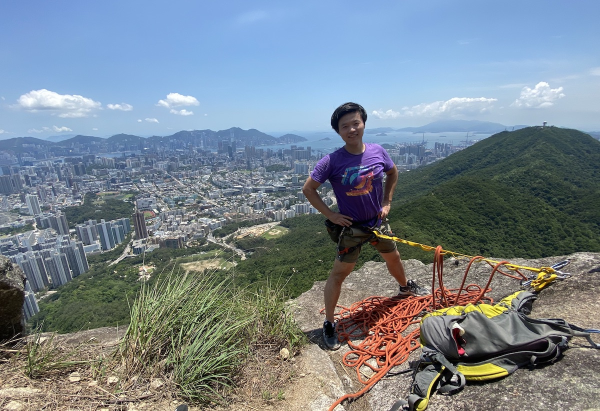
%> input picture matlabexample/data/test.jpg, 1200 x 822 px (shown at 1/2 size)
$ octave image_processing.m   (GNU Octave 9; MATLAB toolbox functions it lacks are replaced by stand-ins)
%> lines starting %> are read from the running program, lines starting %| are printed output that depends on the picture; in (x1, y1, x2, y2) boxes, pixels count from 0 and x2, y2 are one past the last pixel; in counts of white or black regions, pixels touching at a corner belong together; the program's own positions count from 1
%% start

img = imread('data/test.jpg');
%> img is the input picture: size 822x1200x3 uint8; mean R, G, B 119.9, 131.4, 140.5
imshow(img);
size(img);

img_in = imresize(img, 0.6);
img_gray = rgb2gray(img_in);


%% color space conversion
ycbcrmap = rgb2ycbcr(img_in);
%> ycbcrmap: size 494x720x3 uint8; mean of channels 1, 2, 3 126.8, 133.7, 122.3
figure, imshow(ycbcrmap);
imshow(squeeze(ycbcrmap(:,:,2)));

%% image enhancement
img_test = img_gray*0.5;
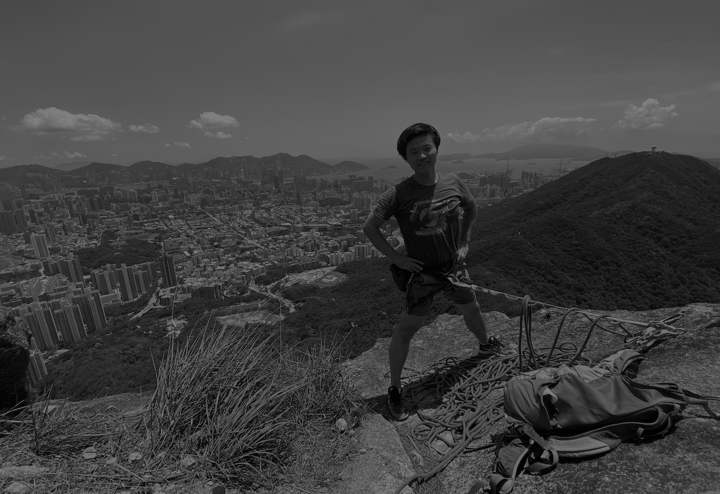
%> img_test: size 494x720 uint8; min 0, max 128, mean 64.8
figure, imhist(img_test);
img_histeq = histeq(img_gray); % match uniform distribution
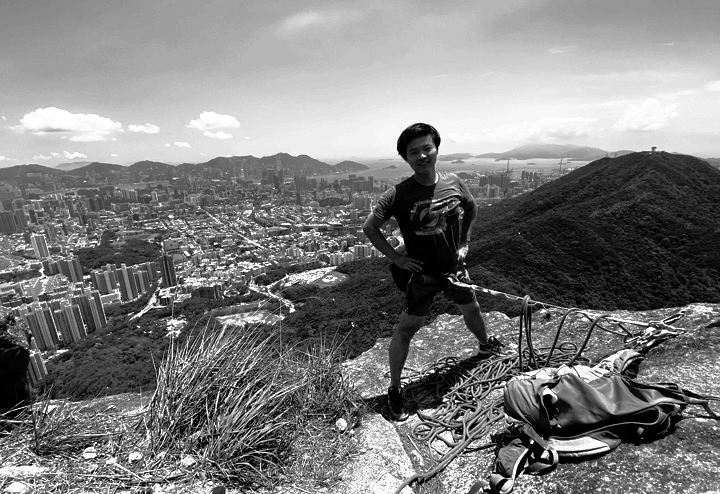
%> img_histeq: size 494x720 uint8; min 0, max 255, mean 126.3
figure, imhist(img_histeq);
%> after `imhist(img_histeq)`:
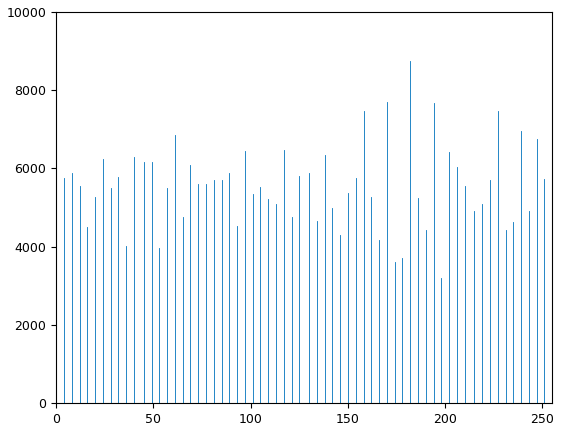
%> figure redrawn from the program's plot data; highest point at x = 182, y = 8753
figure, montage({img_test, img_histeq})

%% filtering
h = fspecial('gaussian', [20, 20]);
img_out = imfilter(img_in, h);
figure, imshow([img_in img_out]);
%> after `imshow([img_in img_out])`:
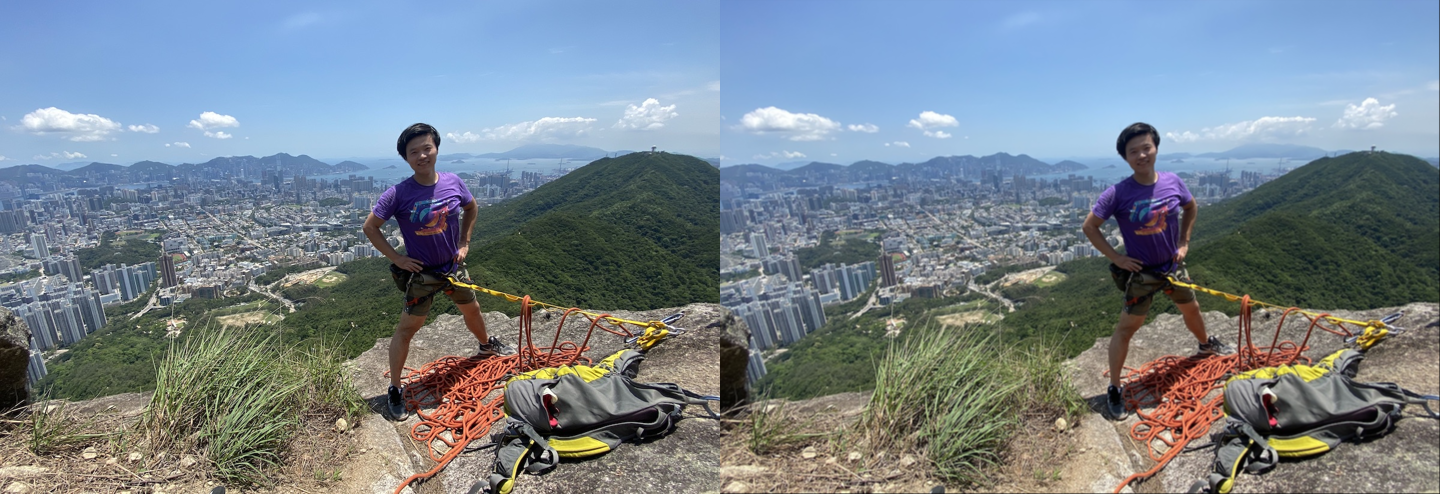
%> displayed picture: size 494x1440x3, on the screen's scale of 0 to 255; mean R, G, B 119.8, 131.3, 140.3

% edge detection
img_edge = edge(rgb2gray(img_in), 'Canny');
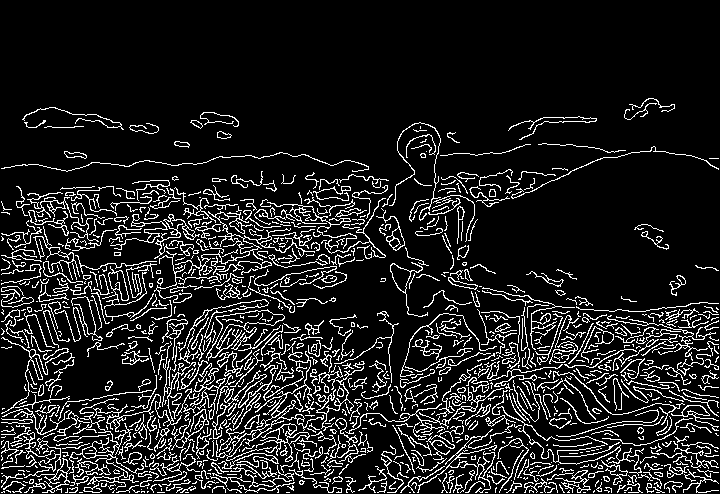
%> img_edge: size 494x720 logical; 12.3% white in thin lines or dots, all inside (x1, y1, x2, y2) = (1, 98, 719, 493)
imshow(img_edge);

%% denoising
img_noise = imnoise(img_gray,'salt & pepper',0.05);
imshow(img_noise)

% median filtering
img_out = medfilt2(img_noise, [5,5]);
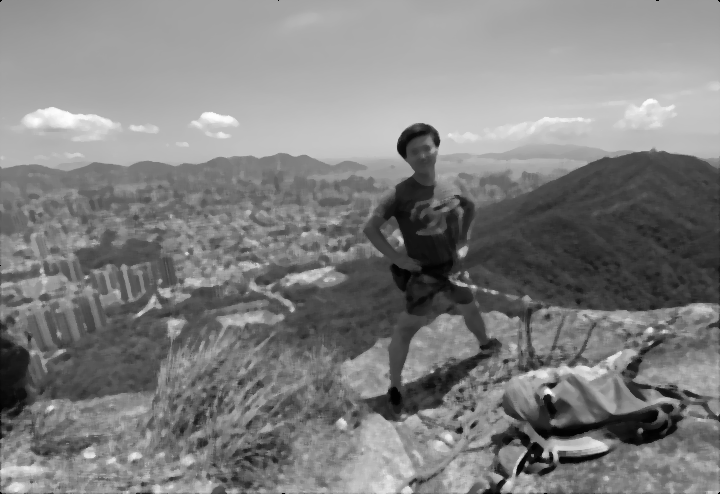
%> img_out: size 494x720 uint8; min 0, max 254, mean 128.1
imshow([img_noise img_out]);
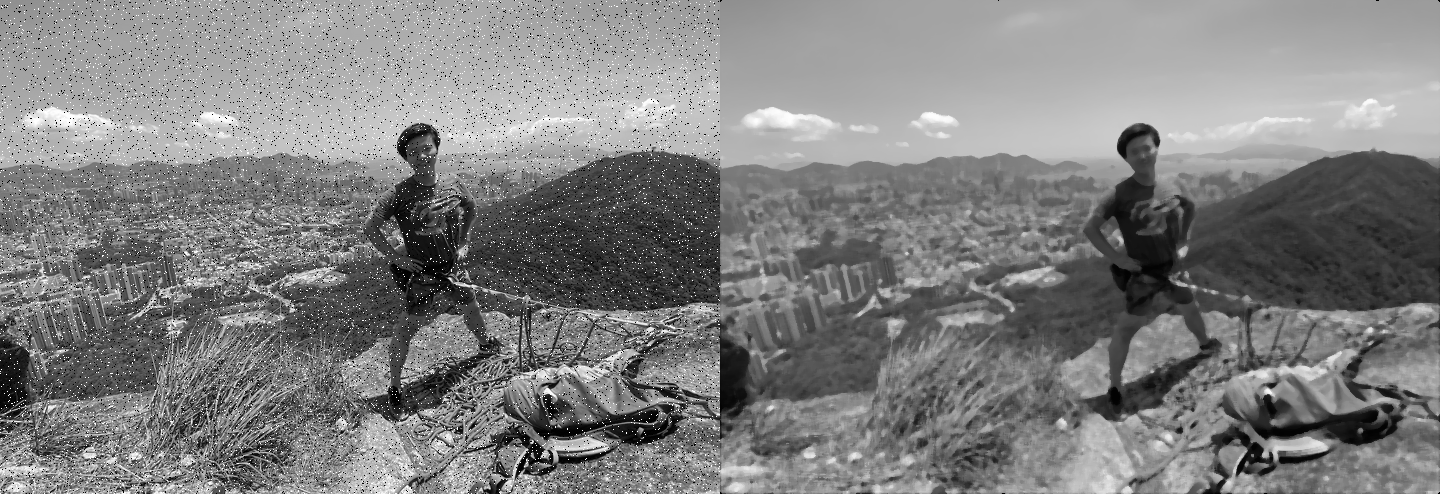
%> displayed picture: size 494x1440, on the screen's scale of 0 to 255; min 0, max 255, mean 128.5

$ run again, with matlabexample/data/michelle_obama.jpg copied over matlabexample/data/test.jpg
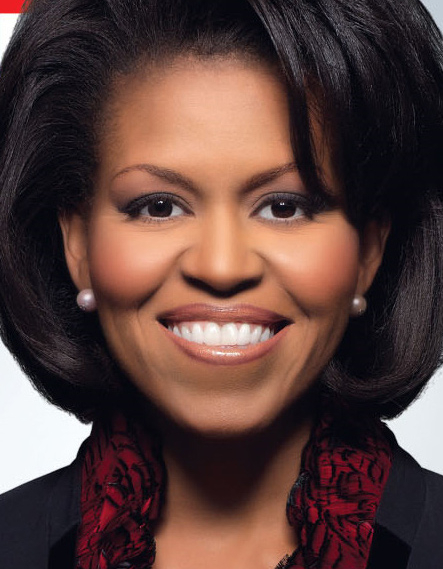
%> input picture matlabexample/data/michelle_obama.jpg, 443 x 569 px
%> img is the input picture: size 569x443x3 uint8; mean R, G, B 89.7, 64, 59.9
%> ycbcrmap: size 342x266x3 uint8; mean of channels 1, 2, 3 77.2, 122.4, 139.6
%> `img_edge = edge(rgb2gray(img_in), 'Canny');`:
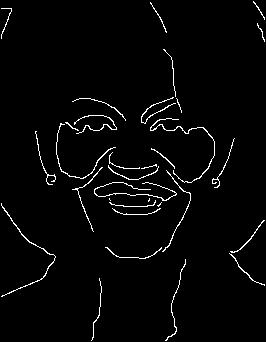
%> img_edge: size 342x266 logical; 2.5% white in thin lines or dots
%> `imshow([img_noise img_out]);`:
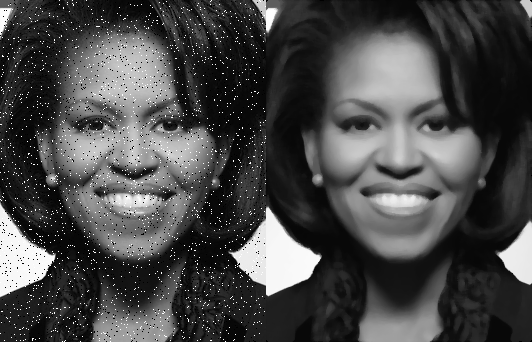
%> displayed picture: size 342x532, on the screen's scale of 0 to 255; min 0, max 255, mean 72.4
